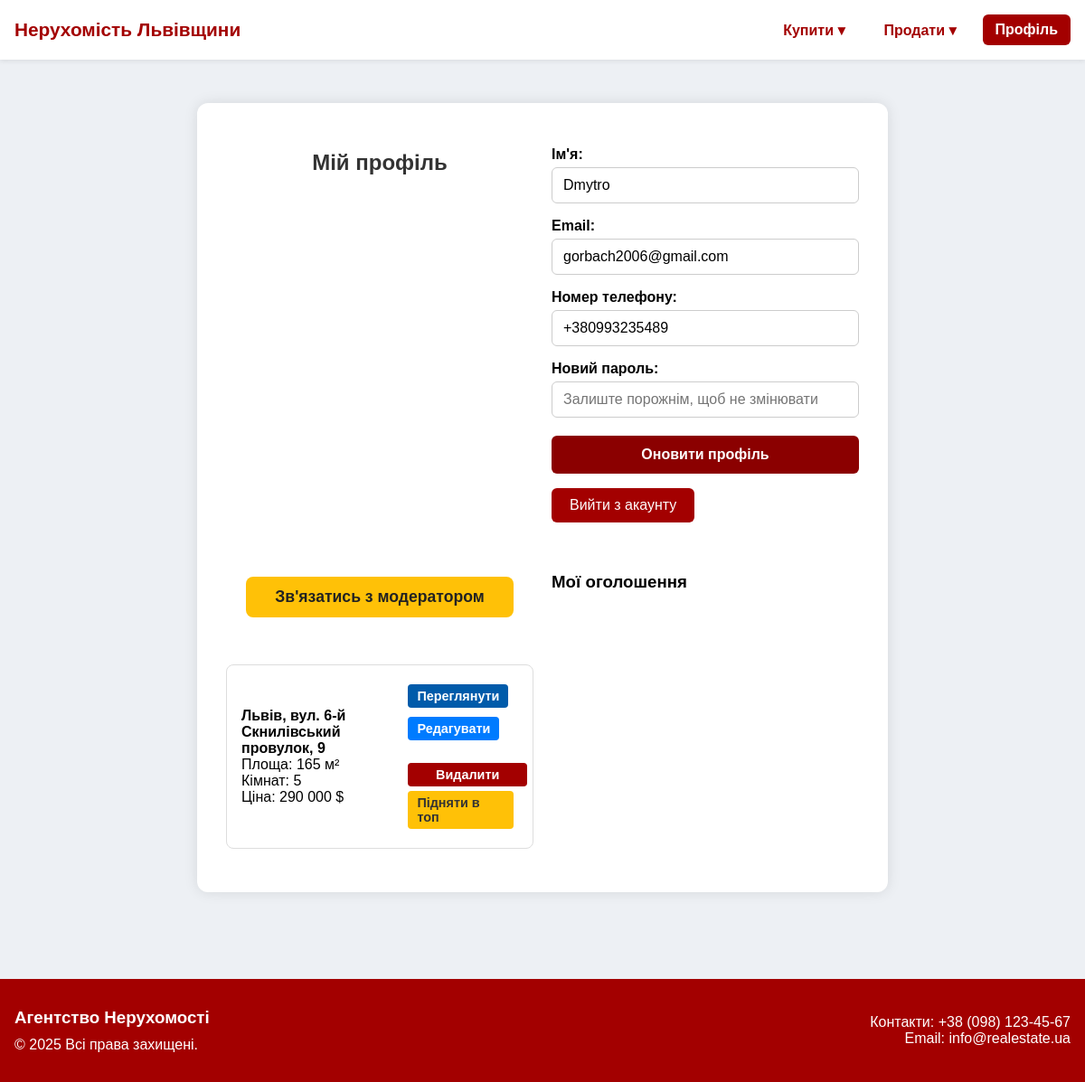
/profile.php (signed in), run on an earlier commit of the app's database.
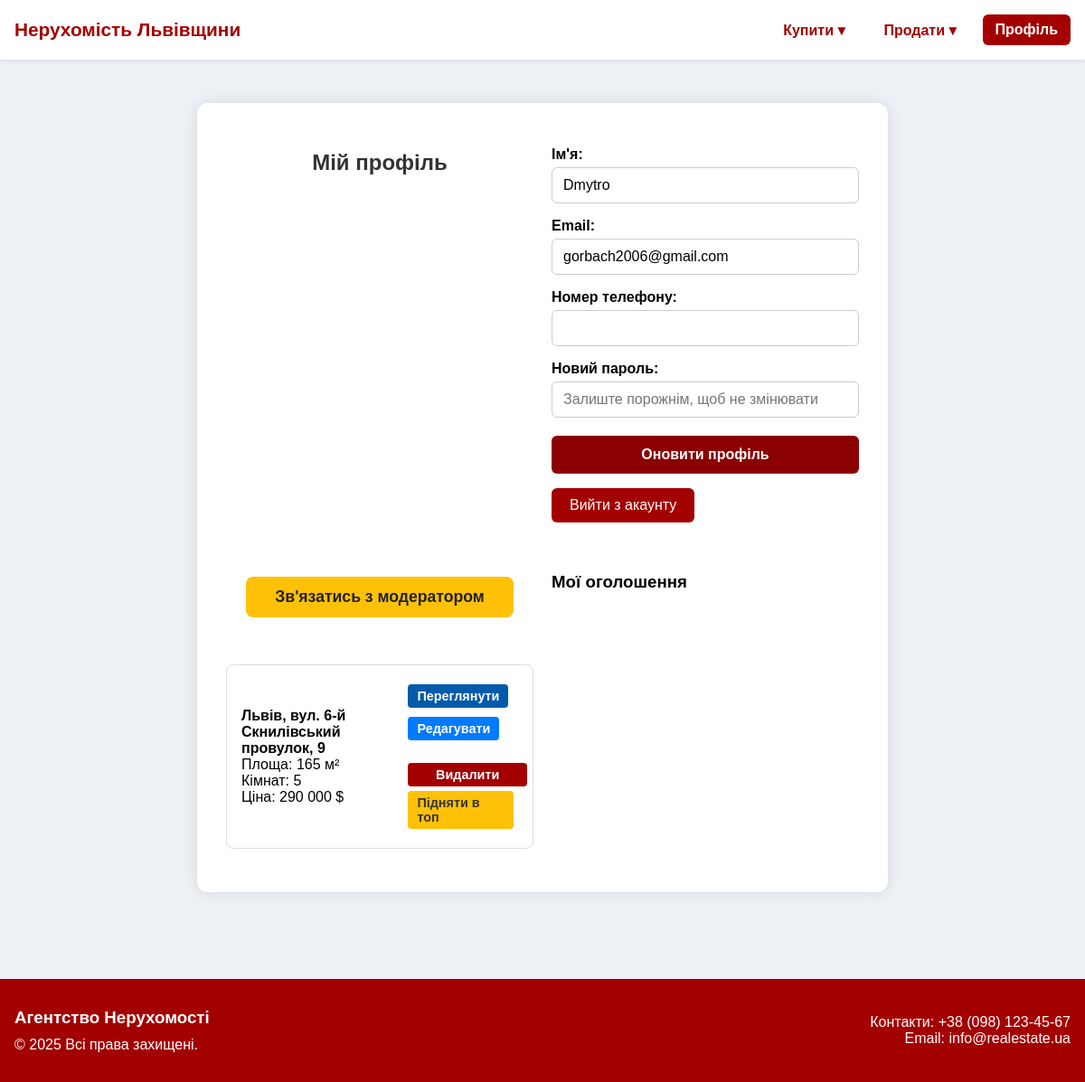
And on a later commit of the database.
### tables this page shows
CREATE TABLE `users` (
  `user_id` int(11) NOT NULL,
  `username` varchar(50) NOT NULL,
  `password_hash` varchar(255) NOT NULL,
  `email` varchar(100) NOT NULL,
  `phone` varchar(13) DEFAULT NULL,
  `role` enum('user','admin','moderator') NOT NULL DEFAULT 'user',
  `is_blocked` tinyint(1) NOT NULL DEFAULT 0
);

### profile.php (the view, shortened to what this page needs)
<?php
include 'connect_to_db.php';
include 'header.php';
$user_id = $_SESSION['user_id'];
$stmt = $conn->prepare("SELECT username, email, phone FROM users WHERE user_id = ?");
$stmt->bind_param("i", $user_id);
$stmt->execute();
$userResult = $stmt->get_result();
$user = $userResult->fetch_assoc();
$adsStmt = $conn->prepare("SELECT property_id, address, area, rooms, price, type_id FROM properties WHERE owner_id = ?");
$adsStmt->bind_param("i", $user_id);
$adsStmt->execute();
$adsResult = $adsStmt->get_result();
?>
<!DOCTYPE html>
<html lang="uk">
<head>
    <link rel="stylesheet" href="style.css">
</head>
<body>
    <div class="container">
        <h2>Мій профіль</h2>
        <form method="POST">
            <label>Ім'я:
                <input type="text" name="username" value="<?= htmlspecialchars($user['username']) ?>" required>
            </label>
            <label>Email:
                <input type="email" name="email" value="<?= htmlspecialchars($user['email']) ?>" required>
            </label>
            <label>Номер телефону:
                <input type="tel" name="phone" value="<?= htmlspecialchars($user['phone']) ?>" pattern="\+380\d{9}" required>
            </label>
            <label>Новий пароль:
                <input type="password" name="password" placeholder="Залиште порожнім, щоб не змінювати">
            </label>
            <button type="submit">Оновити профіль</button>
            <a href="logout.php" class="btn" style="margin-top: 1rem; display: inline-block; background-color: #a30000; color: white; padding: 10px 20px; border-radius: 6px; text-decoration: none;">Вийти з акаунту</a>
        </form>
        <div style="text-align:center; margin: 24px 0 32px 0;">
            <a href="chat.php" style="display:inline-block; padding:12px 32px; background:#ffc107; color:#222; border-radius:8px; text-decoration:none; font-weight:bold; font-size:1.1em;">Зв'язатись з модератором</a>
        </div>
        <h3>Мої оголошення</h3>
        <?php if ($adsResult->num_rows > 0): ?>
            <?php while ($ad = $adsResult->fetch_assoc()): ?>
                <div class="property">
                    <div>
                        <strong><?= htmlspecialchars($ad['address']) ?></strong><br>
                        Площа: <?= htmlspecialchars($ad['area']) ?> м²<br>
                        Кімнат: <?= htmlspecialchars($ad['rooms']) ?><br>
                        Ціна: <?= number_format($ad['price'], 0, '.', ' ') ?> $
                    </div>
                    <div>
                        <a href="property_details.php?id=<?= $ad['property_id'] ?>">Переглянути</a>
                        <a href="<?= $ad['type_id'] == 1 ? 'edit_flat.php?id=' . $ad['property_id'] : 'edit_house.php?id=' . $ad['property_id'] ?>">Редагувати</a>
                        <form class="delete-form" action="delete_property.php" method="POST" onsubmit="return confirmDelete();">
                            <button type="submit">Видалити</button>
                        </form>
                        <a href="chat.php?property_id=<?= $ad['property_id'] ?>" class="btn" style="background:#ffc107; color:#333; margin-left:10px;">Підняти в топ</a>
                    </div>
                </div>
            <?php endwhile; ?>
        <?php else: ?>
            <p>Оголошень ще немає.</p>
        <?php endif; ?>
    </div>
    <?php include 'footer.php'; ?>
</body>
</html>

What changed in the data, as far as the page shows it:
changed users "Dmytro": phone "+380993235489" → (not shown)
